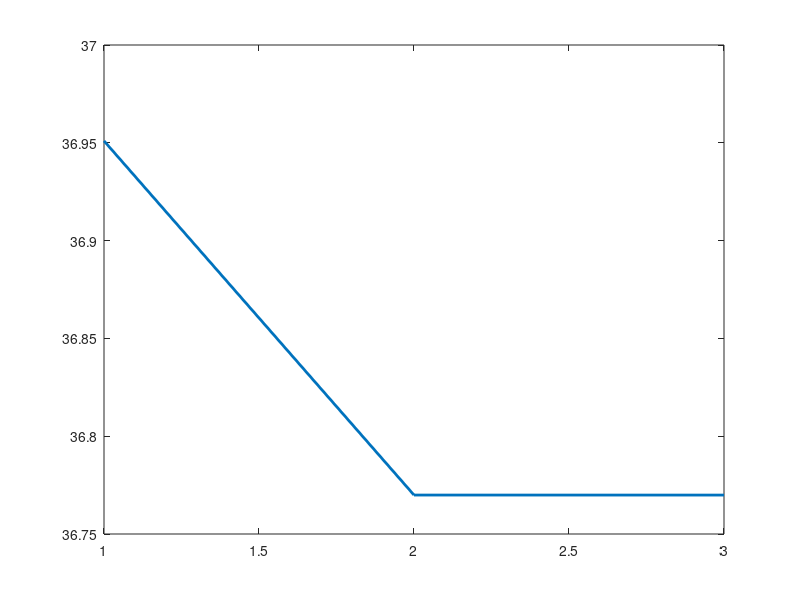

The MATLAB source for this figure:
clc;
clear;
xp=[0
    25
    50
    75
    100
    ];
yp=[4.7
    2.9
    1.73
    1.43
    1.11
    ];
out=zeros(3,1);
grad_stop = 10^-5;
max_its=3;
alpha=10^-1;
u=40;
r=2;
gradr=1;
iter=1;
while norm(gradr) > grad_stop && iter <= max_its
    gradr=0;
    for i=1:5
        gradr=gradr+2*(((-u^2)/(r+xp(i))^2)+yp(i)*u/(u/(r+xp(i))^2));
    end
    r=r-alpha*gradr;
    for j=1:5
        out(iter)=out(iter)+((u/(r+xp(j)))-yp(j))^2;
    end
    iter=iter+1;
end
plot(out,'LineWidth',2);